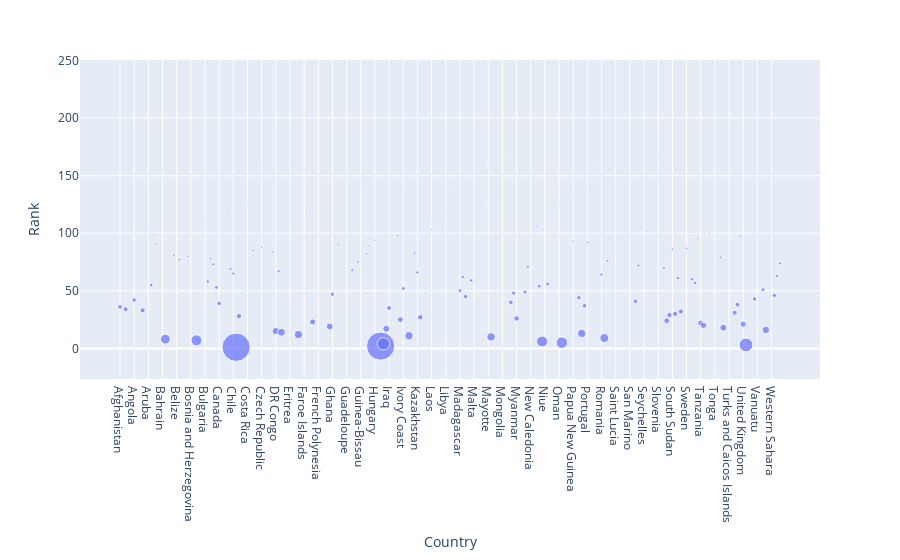

The code cell stored with this chart in its notebook:
### Code cell
px.scatter(population,x = 'Country',y = 'Rank',size='World Population Percentage')

### Figure 1 — Plotly figure (JSON) as saved in the notebook; plotly's stock layout.template omitted (floating-point values rounded to 4 significant figures; data arrays with more than 128 entries replaced by an {"elided": "..."} marker saying what was removed)
{"data": [{"hovertemplate": "Country=%{x}<br>Rank=%{y}<br>World Population Percentage=%{marker.size}<extra></extra>", "legendgroup": "", "marker": {"color": "#636efa", "size": {"elided": "234 float values"}, "sizemode": "area", "sizeref": 0.0447, "symbol": "circle"}, "mode": "markers", "name": "", "orientation": "v", "showlegend": false, "type": "scatter", "x": {"elided": "234 str values"}, "xaxis": "x", "y": {"elided": "234 int values"}, "yaxis": "y"}], "layout": {"legend": {"itemsizing": "constant", "tracegroupgap": 0}, "margin": {"t": 60}, "xaxis": {"anchor": "y", "domain": [0, 1], "title": {"text": "Country"}}, "yaxis": {"anchor": "x", "domain": [0, 1], "title": {"text": "Rank"}}}}
